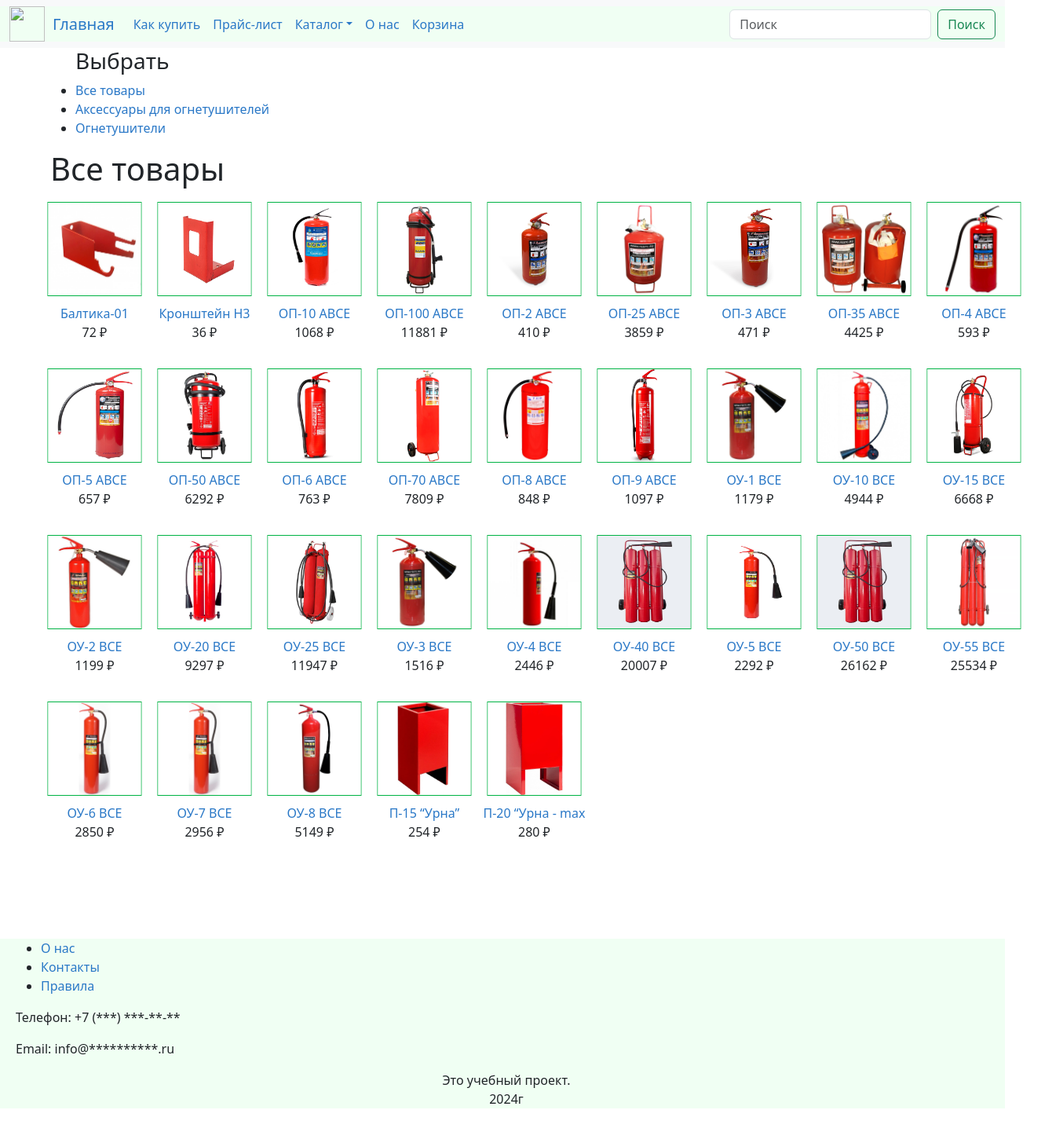
The page / on the database its author committed.
### shop/models.py (models this page shows, shortened)
class Category(models.Model):                         # категория
    name = models.CharField(
        max_length=100,
        unique=True,
        verbose_name='Категории товара'
    )
    slug = models.SlugField(
        max_length=100,
        unique=True,
        verbose_name='URL-категории товара'
    )
    class Meta:
        ordering = ['name']
        verbose_name = 'Категория товара'
        verbose_name_plural = 'Категории товаров'
    def get_absolute_url(self):
        return reverse(
            'shop:product_list_by_category',
            args=[self.slug]
        )

class Product(models.Model):
    name = models.CharField(max_length=100, verbose_name='Наименование')  # наименование
    product_code = models.IntegerField(default=0, verbose_name='Код товара')  # код товара
    price = models.DecimalField(max_digits=7, decimal_places=0, verbose_name='Цена')  # цена
    image = models.ImageField(upload_to='product_img', verbose_name='Фото')  # адреса картинок
    description = models.TextField(blank=True, verbose_name='Описание')  # описание
    created_at = models.DateTimeField(auto_now_add=True, verbose_name='Создание товара')  # создание товара
    updated_at = models.DateTimeField(auto_now=True, verbose_name='Изменение товара')  # изменение товара (описания или изменение цены)
    available = models.BooleanField(default=True, verbose_name='Наличие товара')  # товар доступен или нет
    slug = models.SlugField(max_length=100, unique=True, verbose_name='URL-товара')  # для ссылок поисковых машин
    category = models.ForeignKey(
        Category,
        on_delete=models.CASCADE,
        verbose_name='Категория товара'
    )
    construction = models.ForeignKey(
        ProductConstruction,
        on_delete=models.CASCADE,
        blank=True,
        null=True,
        verbose_name='Конструкция товара'
    )
    fire_class = models.ForeignKey(
        ProductFireclass,
        on_delete=models.CASCADE,
        null=True,
        blank=True,
        verbose_name='Класс пожара'
    )
    usage = models.ForeignKey(
        ProductUsage,
        on_delete=models.CASCADE,
        verbose_name='Применение товара'
    )
    rang_model_hearth = models.ForeignKey(
        ProductRangModelHearth,
        on_delete=models.CASCADE,
        null=True,
        blank=True,
        verbose_name='Модельный очаг пожара'
    )
    product_type = models.ForeignKey(
        ProductType,
        on_delete=models.CASCADE,
        verbose_name='Тип товара'
    )
    class Meta:
        ordering = ['name']
        verbose_name = 'Товара'
        verbose_name_plural = 'Все товары'
    def get_absolute_url(self):
        return reverse(
            'shop:product_detail',
            args=[self.id, self.slug]
        )

### shop/views.py (the view)
def product_list(request, category_slug=None):
    category = None
    categories = Category.objects.all()
    products = Product.objects.filter(available=True)
    if category_slug:
        category = get_object_or_404(Category, slug=category_slug)
        products = products.filter(category=category)
    return render(
        request,
        'shop/product/list.html',
        {
            'category': category,
            'categories': categories,
            'products': products
        }
    )

### shop/templates/shop/product/list.html (shortened to what this page needs)
{% extends "shop/base.html" %}
{% load static %}
{% block content %}
  <div class="body_list">
    <div id="sidebar">
      <ul>
        <h3>Выбрать</h3>
        <li {% if not category %}{% endif %}>
          <a href="{% url "shop:product_list" %}">Все товары</a>
        </li>
        {% for c in categories %}
          <li {% if category.slug == c.slug %}{% endif %}>
            <a href="{{ c.get_absolute_url }}">{{ c.name }}</a>
          </li>
        {% endfor %}
      </ul>
    </div>
    <div id="main" class="product-list">
      <h1>{% if category %}{{ category.name }}{% else %}Все товары{% endif %}</h1>
    </div>
    <div class="gallery">
      {% for product in products %}
          <div>
            <a href="{{ product.get_absolute_url }}">
              <img src="{% if product.image %}{{ product.image.url }}{% else %}{% static "images/no_image.png" %}{% endif %}" alt="{{ product.name }}">
              </a>
              <div class="item">
                <a href="{{ product.get_absolute_url }}">{{ product.name }}</a>
                <br>
                {{ product.price }} ₽
                <br>
                <br>
              </div>
          </div>
      {% endfor %}
    </div>
  </div>
{% endblock %}

### shop/static/css/style_product_detail.css (style rules this page uses)
a:link { text-decoration: none; color: #2a78c7; }

### shop/static/css/style_product_list.css (style rules this page uses)
.body_list { margin-left: 5%; width: 1280px; }
.gallery { display: flex; flex-wrap: wrap; width: 100vw; transform: translateX(-1%); }
.gallery img { width:120px; height:120px; margin: 10px; border:1px #00B344 solid; }
.item { text-align: center; }

### shop/templates/shop/base.html (style rules this page uses)
body { width: 1280px; }

### rows shown on the page
Category: name "Аксеcсуары для огнетушителей"
Category: name "Огнетушители"
Product: image (picture), name "Балтика-01", price "72"
Product: image (picture), name "Кронштейн H3", price "36"
Product: image (picture), name "ОП-10 АВСЕ", price "1068"
Product: image (picture), name "ОП-100 АВСЕ", price "11881"
Product: image (picture), name "ОП-2 АВСЕ", price "410"
Product: image (picture), name "ОП-25 АВСЕ", price "3859"
Product: image (picture), name "ОП-3 АВСЕ", price "471"
Product: image (picture), name "ОП-35 АВСЕ", price "4425"
Product: image (picture), name "ОП-4 АВСЕ", price "593"
Product: image (picture), name "ОП-5 АВСЕ", price "657"
Product: image (picture), name "ОП-50 АВСЕ", price "6292"
Product: image (picture), name "ОП-6 АВСЕ", price "763"
Product: image (picture), name "ОП-70 АВСЕ", price "7809"
Product: image (picture), name "ОП-8 АВСЕ", price "848"
Product: image (picture), name "ОП-9 АВСЕ", price "1097"
Product: image (picture), name "ОУ-1 BCE", price "1179"
Product: image (picture), name "ОУ-10 BCE", price "4944"
Product: image (picture), name "ОУ-15 BCE", price "6668"
Product: image (picture), name "ОУ-2 BCE", price "1199"
Product: image (picture), name "ОУ-20 BCE", price "9297"
Product: image (picture), name "ОУ-25 BCE", price "11947"
Product: image (picture), name "ОУ-3 BCE", price "1516"
Product: image (picture), name "ОУ-4 BCE", price "2446"
Product: image (picture), name "ОУ-40 BCE", price "20007"
Product: image (picture), name "ОУ-5 BCE", price "2292"
Product: image (picture), name "ОУ-50 BCE", price "26162"
Product: image (picture), name "ОУ-55 BCE", price "25534"
Product: image (picture), name "ОУ-6 BCE", price "2850"
Product: image (picture), name "ОУ-7 BCE", price "2956"
Product: image (picture), name "ОУ-8 BCE", price "5149"
Product: image (picture), name "П-15 “Урна”", price "254"
Product: image (picture), name "П-20 “Урна - max", price "280"
